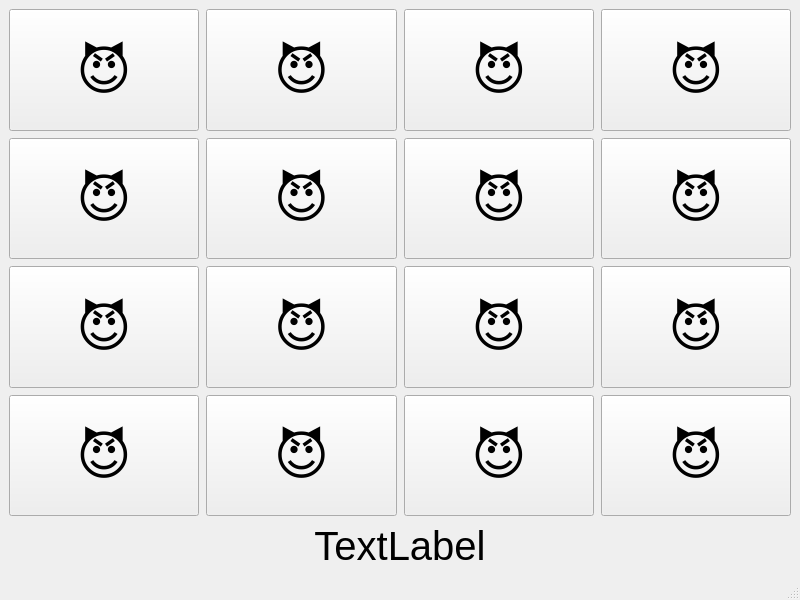
<?xml version="1.0" encoding="UTF-8"?>
<ui version="4.0">
 <class>MainWindow</class>
 <widget class="QMainWindow" name="MainWindow">
  <property name="geometry">
   <rect>
    <x>0</x>
    <y>0</y>
    <width>800</width>
    <height>600</height>
   </rect>
  </property>
  <property name="windowTitle">
   <string>MainWindow</string>
  </property>
  <widget class="QWidget" name="centralwidget">
   <layout class="QGridLayout" name="gridLayout_2">
    <item row="0" column="0">
     <layout class="QGridLayout" name="gridLayout">
      <property name="spacing">
       <number>7</number>
      </property>
      <item row="2" column="0">
       <widget class="QPushButton" name="pushButton">
        <property name="sizePolicy">
         <sizepolicy hsizetype="Expanding" vsizetype="Expanding">
          <horstretch>0</horstretch>
          <verstretch>0</verstretch>
         </sizepolicy>
        </property>
        <property name="font">
         <font>
          <pointsize>40</pointsize>
         </font>
        </property>
        <property name="text">
         <string>😈</string>
        </property>
       </widget>
      </item>
      <item row="0" column="0">
       <widget class="QPushButton" name="pushButton">
        <property name="sizePolicy">
         <sizepolicy hsizetype="Expanding" vsizetype="Expanding">
          <horstretch>0</horstretch>
          <verstretch>0</verstretch>
         </sizepolicy>
        </property>
        <property name="font">
         <font>
          <pointsize>40</pointsize>
         </font>
        </property>
        <property name="text">
         <string>😈</string>
        </property>
       </widget>
      </item>
      <item row="2" column="3">
       <widget class="QPushButton" name="pushButton">
        <property name="sizePolicy">
         <sizepolicy hsizetype="Expanding" vsizetype="Expanding">
          <horstretch>0</horstretch>
          <verstretch>0</verstretch>
         </sizepolicy>
        </property>
        <property name="font">
         <font>
          <pointsize>40</pointsize>
         </font>
        </property>
        <property name="text">
         <string>😈</string>
        </property>
       </widget>
      </item>
      <item row="3" column="2">
       <widget class="QPushButton" name="pushButton">
        <property name="sizePolicy">
         <sizepolicy hsizetype="Expanding" vsizetype="Expanding">
          <horstretch>0</horstretch>
          <verstretch>0</verstretch>
         </sizepolicy>
        </property>
        <property name="font">
         <font>
          <pointsize>40</pointsize>
         </font>
        </property>
        <property name="text">
         <string>😈</string>
        </property>
       </widget>
      </item>
      <item row="0" column="3">
       <widget class="QPushButton" name="pushButton">
        <property name="sizePolicy">
         <sizepolicy hsizetype="Expanding" vsizetype="Expanding">
          <horstretch>0</horstretch>
          <verstretch>0</verstretch>
         </sizepolicy>
        </property>
        <property name="font">
         <font>
          <pointsize>40</pointsize>
         </font>
        </property>
        <property name="text">
         <string>😈</string>
        </property>
       </widget>
      </item>
      <item row="2" column="1">
       <widget class="QPushButton" name="pushButton">
        <property name="sizePolicy">
         <sizepolicy hsizetype="Expanding" vsizetype="Expanding">
          <horstretch>0</horstretch>
          <verstretch>0</verstretch>
         </sizepolicy>
        </property>
        <property name="font">
         <font>
          <pointsize>40</pointsize>
         </font>
        </property>
        <property name="text">
         <string>😈</string>
        </property>
       </widget>
      </item>
      <item row="1" column="2">
       <widget class="QPushButton" name="pushButton">
        <property name="sizePolicy">
         <sizepolicy hsizetype="Expanding" vsizetype="Expanding">
          <horstretch>0</horstretch>
          <verstretch>0</verstretch>
         </sizepolicy>
        </property>
        <property name="font">
         <font>
          <pointsize>40</pointsize>
         </font>
        </property>
        <property name="text">
         <string>😈</string>
        </property>
       </widget>
      </item>
      <item row="3" column="3">
       <widget class="QPushButton" name="pushButton">
        <property name="sizePolicy">
         <sizepolicy hsizetype="Expanding" vsizetype="Expanding">
          <horstretch>0</horstretch>
          <verstretch>0</verstretch>
         </sizepolicy>
        </property>
        <property name="font">
         <font>
          <pointsize>40</pointsize>
         </font>
        </property>
        <property name="text">
         <string>😈</string>
        </property>
       </widget>
      </item>
      <item row="0" column="2">
       <widget class="QPushButton" name="pushButton">
        <property name="sizePolicy">
         <sizepolicy hsizetype="Expanding" vsizetype="Expanding">
          <horstretch>0</horstretch>
          <verstretch>0</verstretch>
         </sizepolicy>
        </property>
        <property name="font">
         <font>
          <pointsize>40</pointsize>
         </font>
        </property>
        <property name="text">
         <string>😈</string>
        </property>
       </widget>
      </item>
      <item row="3" column="1">
       <widget class="QPushButton" name="pushButton">
        <property name="sizePolicy">
         <sizepolicy hsizetype="Expanding" vsizetype="Expanding">
          <horstretch>0</horstretch>
          <verstretch>0</verstretch>
         </sizepolicy>
        </property>
        <property name="font">
         <font>
          <pointsize>40</pointsize>
         </font>
        </property>
        <property name="text">
         <string>😈</string>
        </property>
       </widget>
      </item>
      <item row="1" column="3">
       <widget class="QPushButton" name="pushButton">
        <property name="sizePolicy">
         <sizepolicy hsizetype="Expanding" vsizetype="Expanding">
          <horstretch>0</horstretch>
          <verstretch>0</verstretch>
         </sizepolicy>
        </property>
        <property name="font">
         <font>
          <pointsize>40</pointsize>
         </font>
        </property>
        <property name="text">
         <string>😈</string>
        </property>
       </widget>
      </item>
      <item row="1" column="0">
       <widget class="QPushButton" name="pushButton">
        <property name="sizePolicy">
         <sizepolicy hsizetype="Expanding" vsizetype="Expanding">
          <horstretch>0</horstretch>
          <verstretch>0</verstretch>
         </sizepolicy>
        </property>
        <property name="font">
         <font>
          <pointsize>40</pointsize>
         </font>
        </property>
        <property name="text">
         <string>😈</string>
        </property>
       </widget>
      </item>
      <item row="2" column="2">
       <widget class="QPushButton" name="pushButton">
        <property name="sizePolicy">
         <sizepolicy hsizetype="Expanding" vsizetype="Expanding">
          <horstretch>0</horstretch>
          <verstretch>0</verstretch>
         </sizepolicy>
        </property>
        <property name="font">
         <font>
          <pointsize>40</pointsize>
         </font>
        </property>
        <property name="text">
         <string>😈</string>
        </property>
       </widget>
      </item>
      <item row="0" column="1">
       <widget class="QPushButton" name="pushButton">
        <property name="sizePolicy">
         <sizepolicy hsizetype="Expanding" vsizetype="Expanding">
          <horstretch>0</horstretch>
          <verstretch>0</verstretch>
         </sizepolicy>
        </property>
        <property name="font">
         <font>
          <pointsize>40</pointsize>
         </font>
        </property>
        <property name="text">
         <string>😈</string>
        </property>
       </widget>
      </item>
      <item row="1" column="1">
       <widget class="QPushButton" name="pushButton">
        <property name="sizePolicy">
         <sizepolicy hsizetype="Expanding" vsizetype="Expanding">
          <horstretch>0</horstretch>
          <verstretch>0</verstretch>
         </sizepolicy>
        </property>
        <property name="font">
         <font>
          <pointsize>40</pointsize>
         </font>
        </property>
        <property name="text">
         <string>😈</string>
        </property>
       </widget>
      </item>
      <item row="3" column="0">
       <widget class="QPushButton" name="pushButton">
        <property name="sizePolicy">
         <sizepolicy hsizetype="Expanding" vsizetype="Expanding">
          <horstretch>0</horstretch>
          <verstretch>0</verstretch>
         </sizepolicy>
        </property>
        <property name="font">
         <font>
          <pointsize>40</pointsize>
         </font>
        </property>
        <property name="text">
         <string>😈</string>
        </property>
       </widget>
      </item>
      <item row="4" column="0" colspan="4">
       <widget class="QLabel" name="label">
        <property name="font">
         <font>
          <pointsize>30</pointsize>
         </font>
        </property>
        <property name="text">
         <string>TextLabel</string>
        </property>
        <property name="alignment">
         <set>Qt::AlignCenter</set>
        </property>
       </widget>
      </item>
     </layout>
    </item>
   </layout>
  </widget>
  <widget class="QMenuBar" name="menubar">
   <property name="geometry">
    <rect>
     <x>0</x>
     <y>0</y>
     <width>800</width>
     <height>22</height>
    </rect>
   </property>
  </widget>
  <widget class="QStatusBar" name="statusbar"/>
 </widget>
 <resources/>
 <connections/>
</ui>
